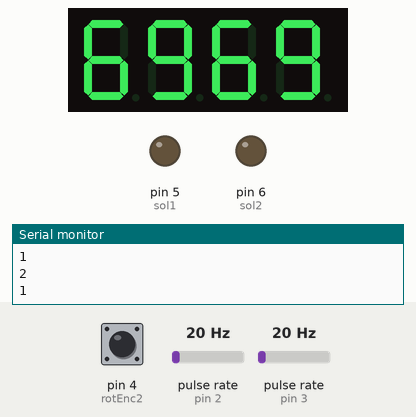
The sketch below on a simulated Arduino Uno, built with avr-gcc and run on an emulated ATmega328P. Shown: 4-digit seven-segment display, output pins drawn as LEDs (lit = HIGH), the last lines printed to the serial monitor. Wiring (inferred from the names in the program): 2 × pulse sensor: data pin 2 / data pin 3. The test bench sets the inputs (shaded band); at power-on: pulse rate (sensors on pin 2, pin 3) 20 Hz, pin 4 (rotEnc2) HIGH.

Above: at 1.2 s.
1.3 s: pulse rate (sensor on pin 2) set to 50 Hz
4.3 s: pin 4 (rotEnc2) pulled LOW for 1 s
At 6.4 s:
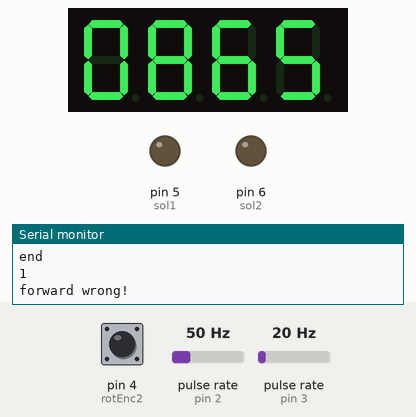
6.8 s: pin 4 (rotEnc2) pulled LOW for 0.15 s
At 8.1 s:
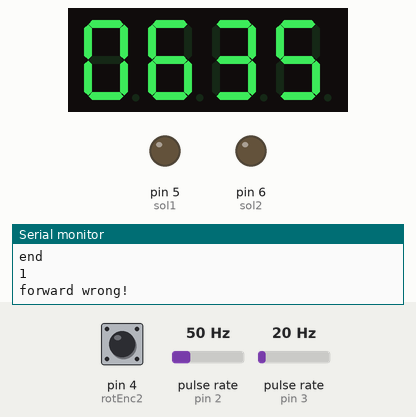
8.4 s: pin 4 (rotEnc2) pulled LOW for 0.15 s
At 9.3 s:
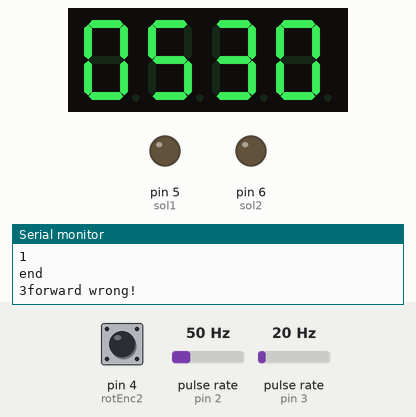
10.0 s: pin 4 (rotEnc2) pulled LOW for 1 s
At 11.8 s:
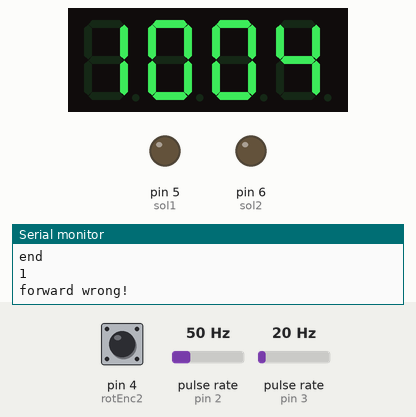
12.5 s: pin 4 (rotEnc2) pulled LOW for 3.2 s
At 16.5 s:
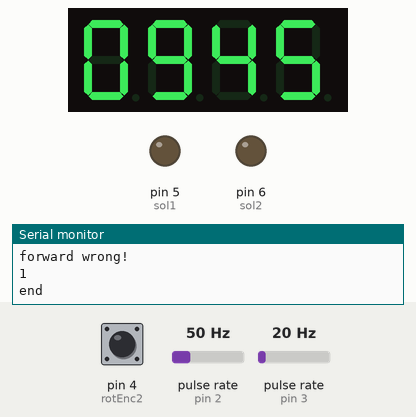
Timing chart, 0 to 18.0 s (numbered marks = the images above; inputs shaded):
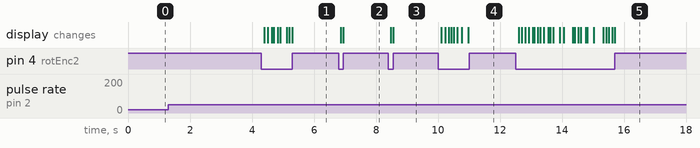

Measured:
- after the input at 4.3 s, the display: first changes after 0.10 s (image 1 shows a later state)
- after the input at 6.8 s, the display: first changes after 0.07 s (image 2 shows a later state)
- after the input at 8.4 s, the display: first changes after 0.08 s (image 3 shows a later state)
- after the input at 10.0 s, the display: first changes after 0.10 s (image 4 shows a later state)
- after the input at 12.5 s, the display: first changes after 0.11 s (image 5 shows a later state)

The sketch:

SolenoidEngine.ino
```cpp
#include <TM1637.h>

//Pin Definitions
const byte rotEnc1 = 3;
const byte rotEnc2 = 4;
const byte hallEff = 2;
const byte sol1 = 5;
const byte sol2 = 6;
const byte CLK = 7;
const byte DIO = 8;
const byte pot = A0;
TM1637 tm(CLK, DIO);

const int flywheelTeeth = 48;

volatile int count = 0;
unsigned long oldTime = 0;
unsigned long newTime = 0;
volatile bool valid = true;
volatile bool printnow = true;
volatile bool forward = true;
volatile bool rot = false;
const int arraySize = 5;
int rotationNumber = 0;
int rpmArray[arraySize];
int desiredRPM = 200;
int avgRPM = 0;
int sol1ToothPower = 40;
int sol2ToothPower = 15;
int solPowerWidth = 5;

void setup() {
  pinMode(sol1, OUTPUT);
  pinMode(sol2, OUTPUT);
  digitalWrite(sol1, LOW);
  digitalWrite(sol2, LOW);
  pinMode(rotEnc1, INPUT_PULLUP);
  pinMode(rotEnc2, INPUT_PULLUP);
  attachInterrupt(digitalPinToInterrupt(rotEnc1), updatePos, CHANGE);
  attachInterrupt(digitalPinToInterrupt(hallEff), rotComplete, FALLING);
  Serial.begin(9600);
  tm.init();
  tm.set(1);
  for (int i = 0; i < arraySize; i++) {
    rpmArray[i] = 0;
  }
  displayNumber(6969);
  while (!rot) {
    delay(10);
  }
}

void loop() {
  if (count >= flywheelTeeth) {
    count = count - flywheelTeeth;
    newTime = millis();
    float curRPM = 1 / (float(newTime - oldTime) / 1000) * 60;
    displayNumber(curRPM);
    oldTime = newTime;
    rpmArray[rotationNumber % arraySize] = curRPM;
    rotationNumber++;
    avgRPM = 0;
    for (int i = 0; i < arraySize; i++) {
      Serial.print(rpmArray[i]);
      Serial.print(" ");
      avgRPM += rpmArray[i];
    }
    Serial.print("\n");
    avgRPM = avgRPM/arraySize;
    displayNumber(avgRPM);
  }
  if (count < 0) {
    count += flywheelTeeth;
    newTime = millis();
    float curRPM = 1 / (float(newTime - oldTime) / 1000) * 60;
    displayNumber(curRPM);
    oldTime = newTime;
    rpmArray[rotationNumber % arraySize] = curRPM;
    rotationNumber++;
    avgRPM = 0;
    for (int i = 0; i < arraySize; i++) {
      Serial.print(rpmArray[i]);
      Serial.print(" ");
      avgRPM += rpmArray[i];
    }
    Serial.print("\n");
    avgRPM = avgRPM/arraySize;
    displayNumber(avgRPM);
    if(rotationNumber%10 == 0){
      if(avgRPM < desiredRPM){
        solPowerWidth++;
      } else {
        solPowerWidth--;
      }
    }
  }
  if (printnow) {
    Serial.println(count);
    printnow = false;
  }
  //Spin away from you
  //  if (count > 32 && count < 35) {
  //    //if (count > 14 && count < 37) {
  //    digitalWrite(sol1, HIGH);
  //    //Serial.println("ON 1");
  //  } else {
  //    digitalWrite(sol1, LOW);
  //  }
  //  if (count > 8 && count < 11) {
  //    //if (count > 0 && count < 12) {
  //    digitalWrite(sol2, HIGH);
  //    //Serial.println("ON 2");
  //  } else {
  //    digitalWrite(sol2, LOW);
  //  }

  //Spin towards you
  if (count > sol1ToothPower && count < sol1ToothPower+solPowerWidth) {
    //if (count > 14 && count < 37) {
    digitalWrite(sol1, HIGH);
    //Serial.println("ON 1");
  } else {
    digitalWrite(sol1, LOW);
  }
  if (count > sol2ToothPower && count < sol2ToothPower+solPowerWidth) {
    //if (count > 0 && count < 12) {
    digitalWrite(sol2, HIGH);
    //Serial.println("ON 2");
  } else {
    digitalWrite(sol2, LOW);
  }
}

void updatePos() {
  if (digitalRead(rotEnc1)) {
    if (digitalRead(rotEnc2)) {
      count++;
      forward = true;
    } else {
      count--;
      forward = false;
    }
    valid = false;
  } else {
    if (digitalRead(rotEnc2)) {
      count--;
      forward = true;
    } else {
      count++;
      forward = false;
    }
    valid = false;
  }
  printnow = true;
}

void rotComplete() {
  rot = true;
  if (forward) {
    if (count != 2) {
      Serial.println("forward wrong!");
      Serial.println(count);
      Serial.println("end");
    }
    count = 2;
  } else {
    if (count != 0) {
      Serial.println("backward wrong!");
      Serial.println(count);
      Serial.println("end");
    }
    count = 0;
  }

}

void displayNumber(int num) {
  tm.display(3, num % 10);
  tm.display(2, num / 10 % 10);
  tm.display(1, num / 100 % 10);
  tm.display(0, num / 1000 % 10);
}
```
